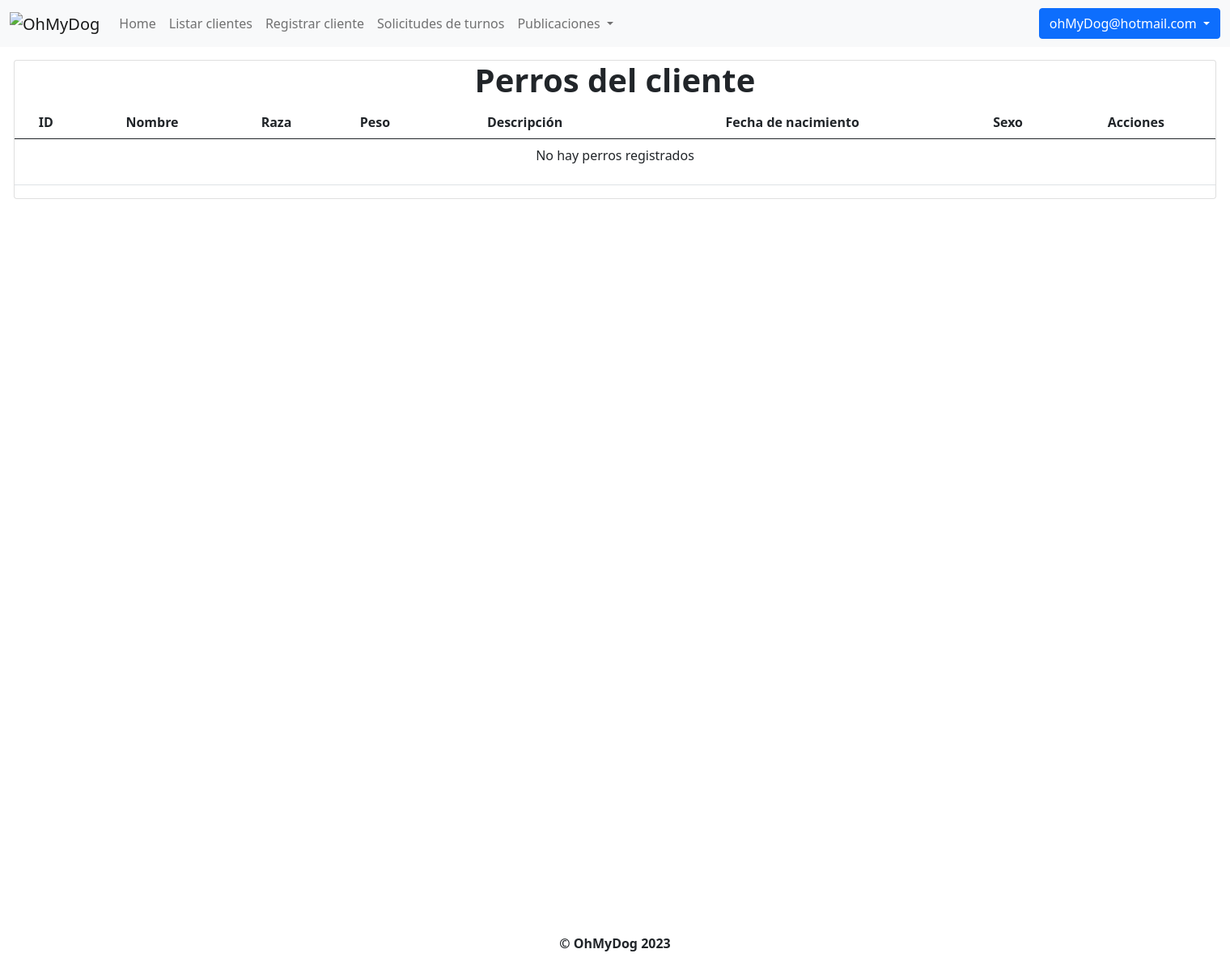
Before: /clientes/5/perros (signed in) with the older database file.
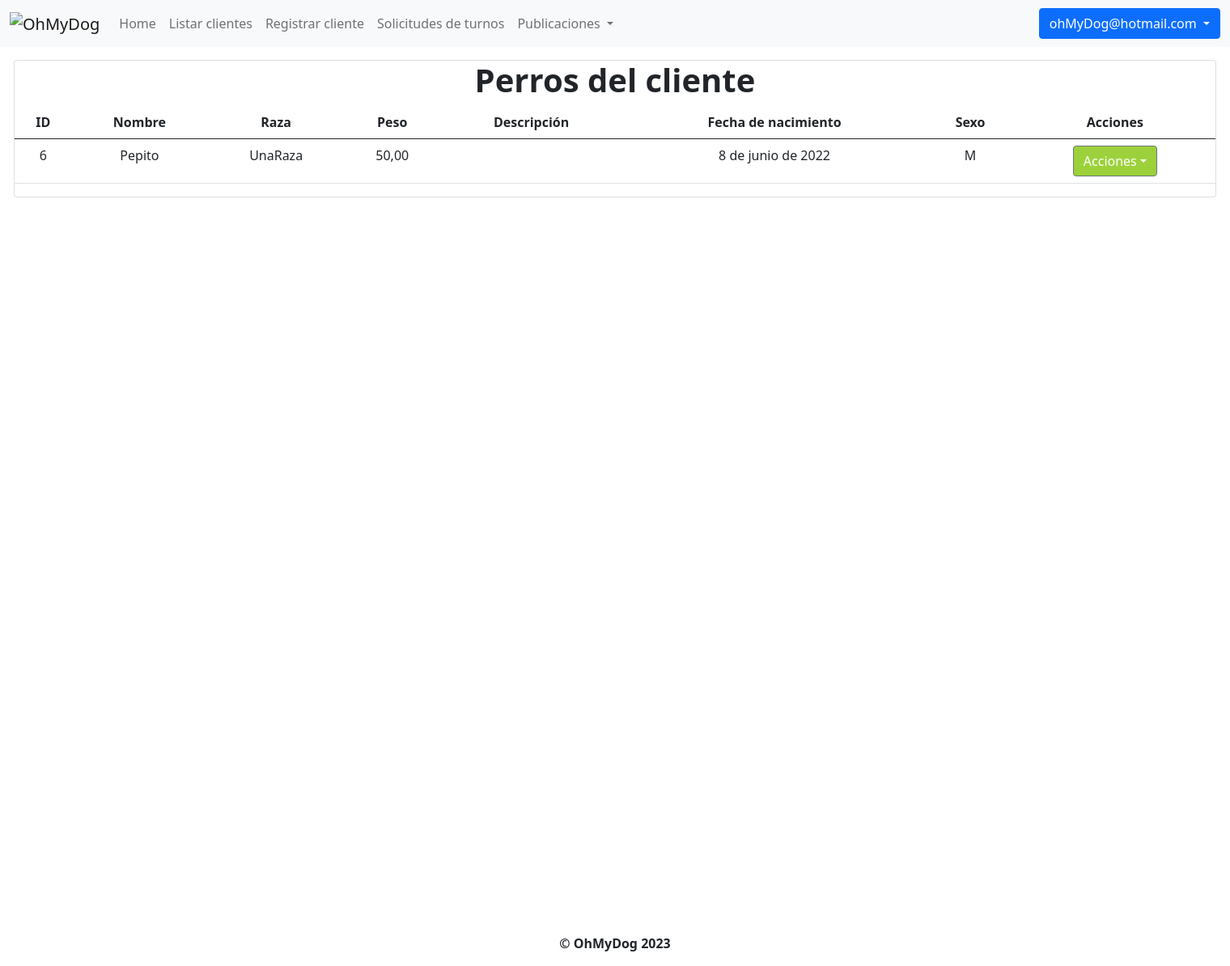
After: the same page with the newer database file.
### OhMyDog/modelos/perros/perros.py (models this page shows, shortened)
class Perro(models.Model):
    id = models.BigAutoField(primary_key=True)
    dueño = models.ForeignKey(
        Cliente, null=False, on_delete=models.CASCADE, related_name="perros"
    )
    nombre = models.CharField(max_length=35, blank=False)
    raza = models.CharField(max_length=255, blank=False)
    peso = models.DecimalField(blank=False, max_digits=5, decimal_places=2)
    descripcion = models.CharField(max_length=255)
    fecha_de_nacimiento = models.DateField(blank=False)
    sexos = [("M", "Macho"), ("H", "Hembra")]
    sexo = models.CharField(max_length=1, choices=sexos, blank=False)
    habilitado = models.BooleanField(default=True)
    tiene_castracion = models.BooleanField(default=False)

### OhMyDog/views/clientes.py (the view)
@user_passes_test(superuser_check)
def listar_perros_cliente(request, cliente_id):
    perros = perros_cliente(cliente_id)
    return render(request, "listado_de_perros_cliente.html", {"perros": perros})

### OhMyDog/modelos/clientes/__init__.py (called while the page is built)
def perros_cliente(id):
    cliente = Cliente.objects.get(id=id)
    return cliente.perros.all()

### OhMyDog/views/auth.py (called while the page is built)
def superuser_check(user):
    return user.is_staff

### OhMyDog/templates/listado_de_perros_cliente.html (shortened to what this page needs)
{% extends 'layout.html' %}
{% block content %}
<div class="container containerPrincipal">
	<div class="card">
		<h1>Perros del cliente</h1>
		<table class="table table-hover">
			<thead>
				<tr>
					<th scope="col">ID</th>
					<th scope="col">Nombre</th>
					<th scope="col">Raza</th>
					<th scope="col">Peso</th>
					<th scope="col">Descripción</th>
					<th scope="col">Fecha de nacimiento</th>
					<th scope="col">Sexo</th>
					<th scope="col">Acciones</th>
				</tr>
			</thead>
			<tbody>
				{%if perros %}
				{% for perro in perros %}
				<tr>
					<td>{{ perro.id }}</td>
					<td>{{ perro.nombre }}</td>
					<td>{{ perro.raza }}</td>
					<td>{{ perro.peso }}</td>
					<td>{{ perro.descripcion }}</td>
					<td>{{ perro.fecha_de_nacimiento }}</td>
					<td>{{ perro.sexo }}</td>
					<td>
						{% if perro.habilitado %}
						<div class="dropdown">
							<a class="btn btn-secondary dropdown-toggle" href="#" role="button" id="dropdownMenuLink"
								data-bs-toggle="dropdown" aria-haspopup="true" aria-expanded="false"
								style="background-color: rgb(157, 209, 59);">Acciones</a>
						</div>
						{% else %}
						<a style="color:red; font-weight:bold">Deshabilitado</a>
						{% endif %}
					</td>
				</tr>
				{% endfor %}
				{%else%}
				<tr>
					<td colspan="9">
						<p>No hay perros registrados</p>
					</td>
				</tr>
				{%endif%}
			</tbody>
		</table>
	</div>
</div>
{% endblock %}

Changed rows visible on the page:
added Perro: id "6", nombre "Pepito", raza "UnaRaza", peso "50,00", fecha_de_nacimiento "8 de junio de 2022", sexo "M"
Other visible differences:
text no longer shown: "No hay perros registrados"
